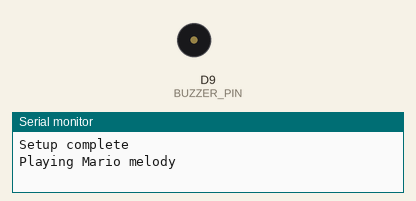
Simulated run of this sketch. Board: Arduino Zero (SAMD21). On the bench: buzzer (waves = sounding), the last lines printed to the serial monitor.

Above: at 1.24 s.
At 4.14 s:
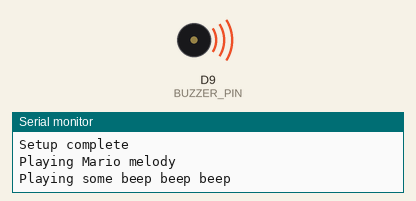
Timing chart, 0 to 8.2 s (numbered marks = the images above):
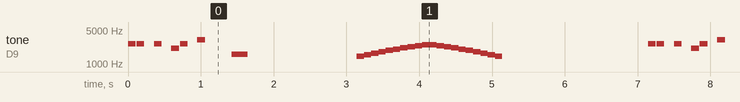

Measured:
- by itself, tone on D9 (BUZZER_PIN): plays 2637 Hz for 0.11 s, 2637 Hz for 0.11 s, 2637 Hz for 0.11 s, 2093 Hz for 0.11 s, 2637 Hz for 0.11 s, 3136 Hz for 0.11 s … (475 notes in this stretch)

The sketch:

buzz.ino
```cpp
/*
Minimal version to test the buzzer library.

This code is a minimal version to test the buzzer library. It plays the Mario melody and the Metallica melody.
*/

#include <Arduino.h>
#include "buzz.hpp"

// Constants
constexpr bool DEBUG = true;
constexpr uint32_t SERIAL_BAUD_RATE = 115200;


void setup() {
    // Open serial communications on the native USB port
    if(DEBUG) {SerialUSB.begin(SERIAL_BAUD_RATE);while(!SerialUSB);}

    // Setup the library
    buzzer::setup();
    if(DEBUG) {SerialUSB.println("Setup complete");}
}


void loop() {
    SerialUSB.println("Playing Mario melody");
    buzzer::playMelodyMario();
    delay(1000);

    SerialUSB.println("Playing some beep beep beep");
    for (uint8_t i = 0; i < 10; i++) {
        buzzer::playMetal(i+1, 10, 0, 95);
        delay(100);
    }
    for (uint8_t i = 0; i < 10; i++) {
        buzzer::playMetal(10-i, 10, 0, 95);
        delay(100);
    }
    delay(2000);
}
```

buzz.cpp
```cpp
#include "buzz.hpp"


#define DURATION2MS(duration)   (60000 * 4) / (BPM * duration)


namespace buzzer {
// Define a structure to hold a note and its duration
struct Note {
  int pitch;
  int duration;
};

// Mario main theme melody
Note mario_melody[] = {
    {NOTE_E7, QUARTER_NOTE}, {NOTE_E7, QUARTER_NOTE}, {NOTE_SILENCE, QUARTER_NOTE}, {NOTE_E7, QUARTER_NOTE},
    {NOTE_SILENCE, QUARTER_NOTE}, {NOTE_C7, QUARTER_NOTE}, {NOTE_E7, QUARTER_NOTE}, {NOTE_SILENCE, QUARTER_NOTE},
    {NOTE_G7, QUARTER_NOTE}, {NOTE_SILENCE, 4}, {NOTE_G6, HALF_NOTE}, {NOTE_SILENCE, WHOLE_NOTE},
};

// Metallica - Master of Puppets melody
Note metallica_melody[] = {
    {NOTE_E5, QUARTER_NOTE}, {NOTE_SILENCE, QUARTER_NOTE}, {NOTE_SILENCE, HALF_NOTE},
    {NOTE_DS6, QUARTER_NOTE}, {NOTE_SILENCE, QUARTER_NOTE},
    {NOTE_D6, QUARTER_NOTE}, {NOTE_SILENCE, QUARTER_NOTE},
    {NOTE_C6, WHOLE_NOTE-1}, {NOTE_SILENCE, WHOLE_NOTE},
};

void setup() {
    /**
     * @brief Setup the buzzer pin
     *
     * @param buzzerPin The pin where the buzzer is connected
    */
    pinMode(BUZZER_PIN, OUTPUT);
}

void playNote(int pitch, int duration) {
    int noteDuration = DURATION2MS(duration);
    tone(BUZZER_PIN, pitch, noteDuration*0.9);
    delay(noteDuration);
    noTone(BUZZER_PIN); // Stop playing the note
}

void playMelodyMario() {
    /**
     * @brief Play the melody of Mario's main theme
     *
     * @param buzzerPin The pin where the buzzer is connected
    */
    size_t noteCount = sizeof(mario_melody)/sizeof(Note);

    for (size_t thisNote = 0; thisNote < noteCount; thisNote++) {
        playNote(mario_melody[thisNote].pitch, mario_melody[thisNote].duration);
    }
}

void playMelodyMetallica() {
    /**
     * @brief Play the melody of Metallica's Master of Puppets
     *
     * @param buzzerPin The pin where the buzzer is connected
    */
    size_t noteCount = sizeof(metallica_melody)/sizeof(Note);

    for (size_t thisNote = 0; thisNote < noteCount; thisNote++) {
        playNote(metallica_melody[thisNote].pitch, metallica_melody[thisNote].duration);
    }
}

void playMetal(uint32_t time_shifting, uint32_t max_time_shifting, uint32_t lower_threshold, uint32_t beep_duration=40) {
    /**
     * @brief Play a tone according to metal detection
     *
     * @param time_shifting The time shifting value, measured by the metal detector
     * @param max_time_shifting The time shifting value that will correspond to the highest note. Must be expressed in the same unit as "time_shifting".
     * @param lower_threshold The time shifting value that will correspond to the lowest note. Must be expressed in the same unit as "time_shifting".
     * @param beep_duration How long a beep is, expressed in milliseconds [ms].
    */
    if (time_shifting < lower_threshold) {
        noTone(BUZZER_PIN);
        return;
    } else {
        time_shifting = max(min(time_shifting, max_time_shifting), 0);
        int pitch = map(time_shifting, 0, max_time_shifting, NOTE_METAL_LOWEST, NOTE_METAL_HIGHEST);

        tone(BUZZER_PIN, pitch, beep_duration);
        return;
    }
}

} // namespace buzz
```

buzz.hpp
```cpp
// Ensure this header file is included only once
#ifndef BUZZ_H
#define BUZZ_H

// Include Arduino core library. This is often not needed in .h files,
// but required for defining types like 'int' below.
#include <Arduino.h>
#include "pitches.hpp"

namespace buzzer {
    // Constants
    constexpr uint16_t NOTE_METAL_LOWEST = NOTE_E6;     // Lowest note for the metal detection sound
    constexpr uint16_t NOTE_METAL_HIGHEST = NOTE_DS7;   // Highest note for the metal detection sound
    constexpr uint8_t BPM = 168;                        // Beats per minute, used for the melody

    // pinout
    constexpr uint8_t BUZZER_PIN = 9;   // Pin for the buzzer sound

    // Function prototypes
    void setup();
    void playMelodyMario();
    void playMelodyMetallica();
    void playMetal(uint32_t time_shifting, uint32_t max_time_shifting, uint32_t lower_threshold, uint32_t beep_duration);
} // namespace buzz

#endif // BUZZ_H
```

pitches.hpp
```cpp
/*
Musical notes definitions. The value correspond to Hz of the note.
*/

// Note duration
constexpr uint8_t WHOLE_NOTE =      3;
constexpr uint8_t HALF_NOTE =       6;
constexpr uint8_t QUARTER_NOTE =    12;
constexpr uint8_t EIGHTH_NOTE =     24;

// Musical notes
constexpr uint16_t NOTE_B0  =   31;
constexpr uint16_t NOTE_C1  =   33;
constexpr uint16_t NOTE_CS1 =   35;
constexpr uint16_t NOTE_D1  =   37;
constexpr uint16_t NOTE_DS1 =   39;
constexpr uint16_t NOTE_E1  =   41;
constexpr uint16_t NOTE_F1  =   44;
constexpr uint16_t NOTE_FS1 =   46;
constexpr uint16_t NOTE_G1  =   49;
constexpr uint16_t NOTE_GS1 =   52;
constexpr uint16_t NOTE_A1  =   55;
constexpr uint16_t NOTE_AS1 =   58;
constexpr uint16_t NOTE_B1  =   62;
constexpr uint16_t NOTE_C2  =   65;
constexpr uint16_t NOTE_CS2 =   69;
constexpr uint16_t NOTE_D2  =   73;
constexpr uint16_t NOTE_DS2 =   78;
constexpr uint16_t NOTE_E2  =   82;
constexpr uint16_t NOTE_F2  =   87;
constexpr uint16_t NOTE_FS2 =   93;
constexpr uint16_t NOTE_G2  =   98;
constexpr uint16_t NOTE_GS2 =   104;
constexpr uint16_t NOTE_A2  =   110;
constexpr uint16_t NOTE_AS2 =   117;
constexpr uint16_t NOTE_B2  =   123;
constexpr uint16_t NOTE_C3  =   131;
constexpr uint16_t NOTE_CS3 =   139;
constexpr uint16_t NOTE_D3  =   147;
constexpr uint16_t NOTE_DS3 =   156;
constexpr uint16_t NOTE_E3 =    165;
constexpr uint16_t NOTE_F3 =    175;
constexpr uint16_t NOTE_FS3 =   185;
constexpr uint16_t NOTE_G3 =    196;
constexpr uint16_t NOTE_GS3 =   208;
constexpr uint16_t NOTE_A3 =    220;
constexpr uint16_t NOTE_AS3 =   233;
constexpr uint16_t NOTE_B3 =    247;
constexpr uint16_t NOTE_C4 =    262;
constexpr uint16_t NOTE_CS4 =   277;
constexpr uint16_t NOTE_D4 =    294;
constexpr uint16_t NOTE_DS4 =   311;
constexpr uint16_t NOTE_E4 =    330;
constexpr uint16_t NOTE_F4 =    349;
constexpr uint16_t NOTE_FS4 =   370;
constexpr uint16_t NOTE_G4 =    392;
constexpr uint16_t NOTE_GS4 =   415;
constexpr uint16_t NOTE_A4 =    440;
constexpr uint16_t NOTE_AS4 =   466;
constexpr uint16_t NOTE_B4 =    494;
constexpr uint16_t NOTE_C5 =    523;
constexpr uint16_t NOTE_CS5 =   554;
constexpr uint16_t NOTE_D5 =    587;
constexpr uint16_t NOTE_DS5 =   622;
constexpr uint16_t NOTE_E5 =    659;
constexpr uint16_t NOTE_F5 =    698;
constexpr uint16_t NOTE_FS5 =   740;
constexpr uint16_t NOTE_G5 =    784;
constexpr uint16_t NOTE_GS5 =   831;
constexpr uint16_t NOTE_A5 =    880;
constexpr uint16_t NOTE_AS5 =   932;
constexpr uint16_t NOTE_B5 =    988;
constexpr uint16_t NOTE_C6 =    1047;
constexpr uint16_t NOTE_CS6 =   1109;
constexpr uint16_t NOTE_D6 =    1175;
constexpr uint16_t NOTE_DS6 =   1245;
constexpr uint16_t NOTE_E6 =    1319;
constexpr uint16_t NOTE_F6 =    1397;
constexpr uint16_t NOTE_FS6 =   1480;
constexpr uint16_t NOTE_G6 =    1568;
constexpr uint16_t NOTE_GS6 =   1661;
constexpr uint16_t NOTE_A6 =    1760;
constexpr uint16_t NOTE_AS6 =   1865;
constexpr uint16_t NOTE_B6 =    1976;
constexpr uint16_t NOTE_C7 =    2093;
constexpr uint16_t NOTE_CS7 =   2217;
constexpr uint16_t NOTE_D7 =    2349;
constexpr uint16_t NOTE_DS7 =   2489;
constexpr uint16_t NOTE_E7 =    2637;
constexpr uint16_t NOTE_F7 =    2794;
constexpr uint16_t NOTE_FS7 =   2960;
constexpr uint16_t NOTE_G7 =    3136;
constexpr uint16_t NOTE_GS7 =   3322;
constexpr uint16_t NOTE_A7 =    3520;
constexpr uint16_t NOTE_AS7 =   3729;
constexpr uint16_t NOTE_B7 =    3951;
constexpr uint16_t NOTE_C8 =    4186;
constexpr uint16_t NOTE_CS8 =   4435;
constexpr uint16_t NOTE_D8 =    4699;
constexpr uint16_t NOTE_DS8 =   4978;
constexpr uint16_t NOTE_SILENCE = 0;
```
